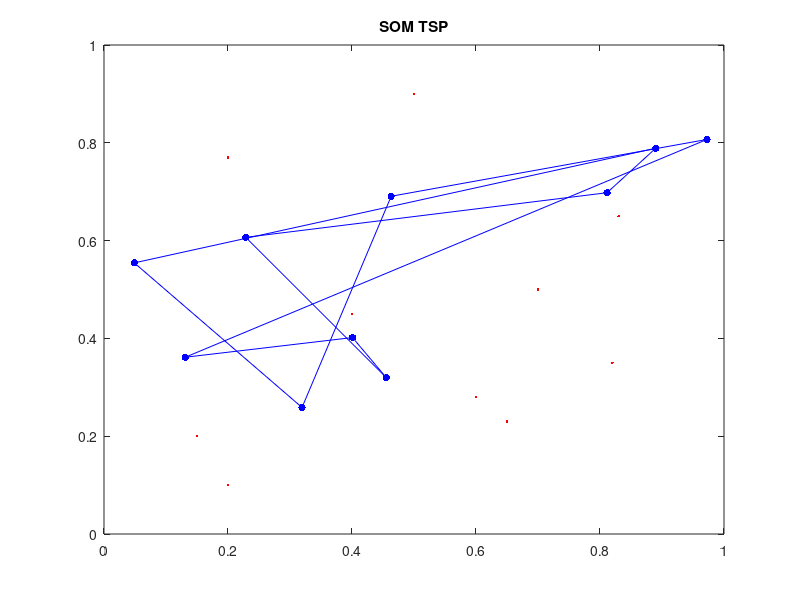

The MATLAB source for this figure: (Note: this script raises an error after producing the figure.)
cities = [0.2 0.1; 0.15 0.2; 0.4 0.45; 0.2 0.77; 0.5 0.9; 0.83 0.65;
            0.7 0.5; 0.82 0.35; 0.65 0.23; 0.6 0.28];
number_of_cities = size(cities, 1);
        
number_of_neurons = number_of_cities;
neurons = rand(number_of_neurons, 2);

EPOCHS = 50000;
LEARNING_RATE = 0.1;
NEIGHBOURHOOD_RADIUS = number_of_neurons / 2;


current_learning_rate = LEARNING_RATE;
current_neighbourhood_radius = NEIGHBOURHOOD_RADIUS;


for iteration = 1:EPOCHS
    % Plot the cities and neurons
    plot(cities(:,1), cities(:,2), 'r.', neurons(:,1), neurons(:,2), '-b.', 'markersize', 16);
    hold on;
    plot([neurons(number_of_neurons, 1), neurons(1, 1)], [neurons(number_of_neurons, 2), neurons(1, 2)], '-b.', 'markersize', 16);
    hold off;
    axis([0 1 0 1])
    pause(.001)
    title('SOM TSP')
    
    % Choose random input
    [current_city, id] = datasample(cities, 1);

    % Calculate nearest city
    [winner_neuron, index] = find_best_matching_unit(neurons, current_city);

    % Update weights of current neuron (and neighboorhood)
    for j = round(index-current_neighbourhood_radius):round(index+current_neighbourhood_radius)
        if j < 1 || j > number_of_cities
            continue
        end
        
        distance_to_winner_neuron = (j - index) ^ 2;

        % Neighbourhood Function
        sigma = current_neighbourhood_radius ^ 2;
        neighbouring_function_value = exp(-(distance_to_winner_neuron / sigma));

        % Update weights
        for i = 1:size(current_city, 2)
            distance_to_city = current_city(i) - neurons(j, i);
            delta_weight = current_learning_rate * neighbouring_function_value * (distance_to_city);

            neurons(j, i) = neurons(j, i) + delta_weight;
        end
    end

    % Update learning parameters
    current_learning_rate = LEARNING_RATE * (1 - iteration / EPOCHS);
    current_neighbourhood_radius = NEIGHBOURHOOD_RADIUS * (1 - iteration / EPOCHS);
end
